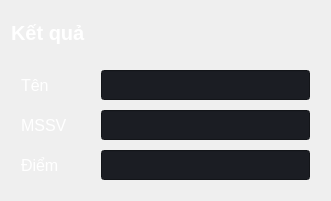
             <widget class="QWidget" name="layoutWidget">
              <property name="geometry">
               <rect>
                <x>0</x>
                <y>540</y>
                <width>331</width>
                <height>201</height>
               </rect>
              </property>
              <layout class="QVBoxLayout" name="verticalLayout_2">
               <item>
                <widget class="QLabel" name="label_11">
                 <property name="palette">
                  <palette>
                   <active>
                    <colorrole role="WindowText">
                     <brush brushstyle="SolidPattern">
                      <color alpha="255">
                       <red>255</red>
                       <green>255</green>
                       <blue>255</blue>
                      </color>
                     </brush>
                    </colorrole>
                    <colorrole role="Button">
                     <brush brushstyle="SolidPattern">
                      <color alpha="255">
                       <red>45</red>
                       <green>45</green>
                       <blue>45</blue>
                      </color>
                     </brush>
                    </colorrole>
                    <colorrole role="Text">
                     <brush brushstyle="SolidPattern">
                      <color alpha="255">
                       <red>255</red>
                       <green>255</green>
                       <blue>255</blue>
                      </color>
                     </brush>
                    </colorrole>
                    <colorrole role="ButtonText">
                     <brush brushstyle="SolidPattern">
                      <color alpha="255">
                       <red>255</red>
                       <green>255</green>
                       <blue>255</blue>
                      </color>
                     </brush>
                    </colorrole>
                    <colorrole role="Base">
                     <brush brushstyle="SolidPattern">
                      <color alpha="255">
                       <red>45</red>
                       <green>45</green>
                       <blue>45</blue>
                      </color>
                     </brush>
                    </colorrole>
                    <colorrole role="Window">
                     <brush brushstyle="SolidPattern">
                      <color alpha="255">
                       <red>45</red>
                       <green>45</green>
                       <blue>45</blue>
                      </color>
                     </brush>
                    </colorrole>
                   </active>
                   <inactive>
                    <colorrole role="WindowText">
                     <brush brushstyle="SolidPattern">
                      <color alpha="255">
                       <red>255</red>
                       <green>255</green>
                       <blue>255</blue>
                      </color>
                     </brush>
                    </colorrole>
                    <colorrole role="Button">
                     <brush brushstyle="SolidPattern">
                      <color alpha="255">
                       <red>45</red>
                       <green>45</green>
                       <blue>45</blue>
                      </color>
                     </brush>
                    </colorrole>
                    <colorrole role="Text">
                     <brush brushstyle="SolidPattern">
                      <color alpha="255">
                       <red>255</red>
                       <green>255</green>
                       <blue>255</blue>
                      </color>
                     </brush>
                    </colorrole>
                    <colorrole role="ButtonText">
                     <brush brushstyle="SolidPattern">
                      <color alpha="255">
                       <red>255</red>
                       <green>255</green>
                       <blue>255</blue>
                      </color>
                     </brush>
                    </colorrole>
                    <colorrole role="Base">
                     <brush brushstyle="SolidPattern">
                      <color alpha="255">
                       <red>45</red>
                       <green>45</green>
                       <blue>45</blue>
                      </color>
                     </brush>
                    </colorrole>
                    <colorrole role="Window">
                     <brush brushstyle="SolidPattern">
                      <color alpha="255">
                       <red>45</red>
                       <green>45</green>
                       <blue>45</blue>
                      </color>
                     </brush>
                    </colorrole>
                   </inactive>
                   <disabled>
                    <colorrole role="WindowText">
                     <brush brushstyle="SolidPattern">
                      <color alpha="255">
                       <red>255</red>
                       <green>255</green>
                       <blue>255</blue>
                      </color>
                     </brush>
                    </colorrole>
                    <colorrole role="Button">
                     <brush brushstyle="SolidPattern">
                      <color alpha="255">
                       <red>45</red>
                       <green>45</green>
                       <blue>45</blue>
                      </color>
                     </brush>
                    </colorrole>
                    <colorrole role="Text">
                     <brush brushstyle="SolidPattern">
                      <color alpha="255">
                       <red>255</red>
                       <green>255</green>
                       <blue>255</blue>
                      </color>
                     </brush>
                    </colorrole>
                    <colorrole role="ButtonText">
                     <brush brushstyle="SolidPattern">
                      <color alpha="255">
                       <red>255</red>
                       <green>255</green>
                       <blue>255</blue>
                      </color>
                     </brush>
                    </colorrole>
                    <colorrole role="Base">
                     <brush brushstyle="SolidPattern">
                      <color alpha="255">
                       <red>45</red>
                       <green>45</green>
                       <blue>45</blue>
                      </color>
                     </brush>
                    </colorrole>
                    <colorrole role="Window">
                     <brush brushstyle="SolidPattern">
                      <color alpha="255">
                       <red>45</red>
                       <green>45</green>
                       <blue>45</blue>
                      </color>
                     </brush>
                    </colorrole>
                   </disabled>
                  </palette>
                 </property>
                 <property name="font">
                  <font>
                   <pointsize>15</pointsize>
                   <weight>75</weight>
                   <bold>true</bold>
                  </font>
                 </property>
                 <property name="styleSheet">
                  <string notr="true">color: rgb(255, 255, 255);</string>
                 </property>
                 <property name="text">
                  <string>Kết quả</string>
                 </property>
                </widget>
               </item>
               <item>
                <layout class="QGridLayout" name="gridLayout_3">
                 <property name="leftMargin">
                  <number>10</number>
                 </property>
                 <property name="topMargin">
                  <number>10</number>
                 </property>
                 <property name="rightMargin">
                  <number>10</number>
                 </property>
                 <property name="bottomMargin">
                  <number>10</number>
                 </property>
                 <property name="spacing">
                  <number>10</number>
                 </property>
                 <item row="0" column="1">
                  <widget class="QLineEdit" name="Name_out">
                   <property name="minimumSize">
                    <size>
                     <width>30</width>
                     <height>30</height>
                    </size>
                   </property>
                   <property name="palette">
                    <palette>
                     <active>
                      <colorrole role="Button">
                       <brush brushstyle="SolidPattern">
                        <color alpha="255">
                         <red>27</red>
                         <green>29</green>
                         <blue>35</blue>
                        </color>
                       </brush>
                      </colorrole>
                      <colorrole role="Text">
                       <brush brushstyle="SolidPattern">
                        <color alpha="255">
                         <red>255</red>
                         <green>255</green>
                         <blue>255</blue>
                        </color>
                       </brush>
                      </colorrole>
                      <colorrole role="Base">
                       <brush brushstyle="SolidPattern">
                        <color alpha="255">
                         <red>27</red>
                         <green>29</green>
                         <blue>35</blue>
                        </color>
                       </brush>
                      </colorrole>
                      <colorrole role="Window">
                       <brush brushstyle="SolidPattern">
                        <color alpha="255">
                         <red>27</red>
                         <green>29</green>
                         <blue>35</blue>
                        </color>
                       </brush>
                      </colorrole>
                     </active>
                     <inactive>
                      <colorrole role="Button">
                       <brush brushstyle="SolidPattern">
                        <color alpha="255">
                         <red>27</red>
                         <green>29</green>
                         <blue>35</blue>
                        </color>
                       </brush>
                      </colorrole>
                      <colorrole role="Text">
                       <brush brushstyle="SolidPattern">
                        <color alpha="255">
                         <red>255</red>
                         <green>255</green>
                         <blue>255</blue>
                        </color>
                       </brush>
                      </colorrole>
                      <colorrole role="Base">
                       <brush brushstyle="SolidPattern">
                        <color alpha="255">
                         <red>27</red>
                         <green>29</green>
                         <blue>35</blue>
                        </color>
                       </brush>
                      </colorrole>
                      <colorrole role="Window">
                       <brush brushstyle="SolidPattern">
                        <color alpha="255">
                         <red>27</red>
                         <green>29</green>
                         <blue>35</blue>
                        </color>
                       </brush>
                      </colorrole>
                     </inactive>
                     <disabled>
                      <colorrole role="Button">
                       <brush brushstyle="SolidPattern">
                        <color alpha="255">
                         <red>27</red>
                         <green>29</green>
                         <blue>35</blue>
                        </color>
                       </brush>
                      </colorrole>
                      <colorrole role="Text">
                       <brush brushstyle="SolidPattern">
                        <color alpha="255">
                         <red>120</red>
                         <green>120</green>
                         <blue>120</blue>
                        </color>
                       </brush>
                      </colorrole>
                      <colorrole role="Base">
                       <brush brushstyle="SolidPattern">
                        <color alpha="255">
                         <red>27</red>
                         <green>29</green>
                         <blue>35</blue>
                        </color>
                       </brush>
                      </colorrole>
                      <colorrole role="Window">
                       <brush brushstyle="SolidPattern">
                        <color alpha="255">
                         <red>27</red>
                         <green>29</green>
                         <blue>35</blue>
                        </color>
                       </brush>
                      </colorrole>
                     </disabled>
                    </palette>
                   </property>
                   <property name="font">
                    <font>
                     <pointsize>12</pointsize>
                    </font>
                   </property>
                   <property name="styleSheet">
                    <string notr="true">QLineEdit {
	background-color: rgb(27, 29, 35);
	border-radius: 5px;
	border: 2px solid rgb(255, 255, 255);
}
QLineEdit:hover {
	border: 2px solid rgb(64, 71, 88);
	background-color: rgb(52, 59, 72);
}
QLineEdit:focus {
	border: 2px solid rgb(91, 101, 124);
}
color: rgb(255, 255, 255);</string>
                   </property>
                  </widget>
                 </item>
                 <item row="2" column="1">
                  <widget class="QLineEdit" name="result">
                   <property name="minimumSize">
                    <size>
                     <width>30</width>
                     <height>30</height>
                    </size>
                   </property>
                   <property name="palette">
                    <palette>
                     <active>
                      <colorrole role="Button">
                       <brush brushstyle="SolidPattern">
                        <color alpha="255">
                         <red>27</red>
                         <green>29</green>
                         <blue>35</blue>
                        </color>
                       </brush>
                      </colorrole>
                      <colorrole role="Text">
                       <brush brushstyle="SolidPattern">
                        <color alpha="255">
                         <red>255</red>
                         <green>255</green>
                         <blue>255</blue>
                        </color>
                       </brush>
                      </colorrole>
                      <colorrole role="Base">
                       <brush brushstyle="SolidPattern">
                        <color alpha="255">
                         <red>27</red>
                         <green>29</green>
                         <blue>35</blue>
                        </color>
                       </brush>
                      </colorrole>
                      <colorrole role="Window">
                       <brush brushstyle="SolidPattern">
                        <color alpha="255">
                         <red>27</red>
                         <green>29</green>
                         <blue>35</blue>
                        </color>
                       </brush>
                      </colorrole>
                     </active>
                     <inactive>
                      <colorrole role="Button">
                       <brush brushstyle="SolidPattern">
                        <color alpha="255">
                         <red>27</red>
                         <green>29</green>
                         <blue>35</blue>
                        </color>
                       </brush>
                      </colorrole>
                      <colorrole role="Text">
                       <brush brushstyle="SolidPattern">
                        <color alpha="255">
                         <red>255</red>
                         <green>255</green>
                         <blue>255</blue>
                        </color>
                       </brush>
                      </colorrole>
                      <colorrole role="Base">
                       <brush brushstyle="SolidPattern">
                        <color alpha="255">
                         <red>27</red>
                         <green>29</green>
                         <blue>35</blue>
                        </color>
                       </brush>
                      </colorrole>
                      <colorrole role="Window">
                       <brush brushstyle="SolidPattern">
                        <color alpha="255">
                         <red>27</red>
                         <green>29</green>
                         <blue>35</blue>
                        </color>
                       </brush>
                      </colorrole>
                     </inactive>
                     <disabled>
                      <colorrole role="Button">
                       <brush brushstyle="SolidPattern">
                        <color alpha="255">
                         <red>27</red>
                         <green>29</green>
                         <blue>35</blue>
                        </color>
                       </brush>
                      </colorrole>
                      <colorrole role="Text">
                       <brush brushstyle="SolidPattern">
                        <color alpha="255">
                         <red>120</red>
                         <green>120</green>
                         <blue>120</blue>
                        </color>
                       </brush>
                      </colorrole>
                      <colorrole role="Base">
                       <brush brushstyle="SolidPattern">
                        <color alpha="255">
                         <red>27</red>
                         <green>29</green>
                         <blue>35</blue>
                        </color>
                       </brush>
                      </colorrole>
                      <colorrole role="Window">
                       <brush brushstyle="SolidPattern">
                        <color alpha="255">
                         <red>27</red>
                         <green>29</green>
                         <blue>35</blue>
                        </color>
                       </brush>
                      </colorrole>
                     </disabled>
                    </palette>
                   </property>
                   <property name="font">
                    <font>
                     <pointsize>12</pointsize>
                    </font>
                   </property>
                   <property name="styleSheet">
                    <string notr="true">QLineEdit {
	background-color: rgb(27, 29, 35);
	border-radius: 5px;
	border: 2px solid rgb(255, 255, 255);
}
QLineEdit:hover {
	border: 2px solid rgb(64, 71, 88);
	background-color: rgb(52, 59, 72);
}
QLineEdit:focus {
	border: 2px solid rgb(91, 101, 124);
}
color: rgb(255, 255, 255);</string>
                   </property>
                  </widget>
                 </item>
                 <item row="2" column="0">
                  <widget class="QLabel" name="label_10">
                   <property name="minimumSize">
                    <size>
                     <width>70</width>
                     <height>30</height>
                    </size>
                   </property>
                   <property name="maximumSize">
                    <size>
                     <width>70</width>
                     <height>30</height>
                    </size>
                   </property>
                   <property name="font">
                    <font>
                     <pointsize>12</pointsize>
                    </font>
                   </property>
                   <property name="mouseTracking">
                    <bool>false</bool>
                   </property>
                   <property name="contextMenuPolicy">
                    <enum>Qt::DefaultContextMenu</enum>
                   </property>
                   <property name="styleSheet">
                    <string notr="true">color: rgb(255, 255, 255);</string>
                   </property>
                   <property name="text">
                    <string>Điểm</string>
                   </property>
                   <property name="alignment">
                    <set>Qt::AlignLeading|Qt::AlignLeft|Qt::AlignVCenter</set>
                   </property>
                  </widget>
                 </item>
                 <item row="0" column="0">
                  <widget class="QLabel" name="label_9">
                   <property name="minimumSize">
                    <size>
                     <width>70</width>
                     <height>30</height>
                    </size>
                   </property>
                   <property name="maximumSize">
                    <size>
                     <width>70</width>
                     <height>30</height>
                    </size>
                   </property>
                   <property name="font">
                    <font>
                     <pointsize>12</pointsize>
                    </font>
                   </property>
                   <property name="mouseTracking">
                    <bool>false</bool>
                   </property>
                   <property name="contextMenuPolicy">
                    <enum>Qt::DefaultContextMenu</enum>
                   </property>
                   <property name="styleSheet">
                    <string notr="true">color: rgb(255, 255, 255);</string>
                   </property>
                   <property name="text">
                    <string>Tên</string>
                   </property>
                   <property name="alignment">
                    <set>Qt::AlignLeading|Qt::AlignLeft|Qt::AlignVCenter</set>
                   </property>
                  </widget>
                 </item>
                 <item row="1" column="0">
                  <widget class="QLabel" name="label_12">
                   <property name="minimumSize">
                    <size>
                     <width>70</width>
                     <height>30</height>
                    </size>
                   </property>
                   <property name="maximumSize">
                    <size>
                     <width>70</width>
                     <height>30</height>
                    </size>
                   </property>
                   <property name="font">
                    <font>
                     <pointsize>12</pointsize>
                    </font>
                   </property>
                   <property name="mouseTracking">
                    <bool>false</bool>
                   </property>
                   <property name="contextMenuPolicy">
                    <enum>Qt::DefaultContextMenu</enum>
                   </property>
                   <property name="styleSheet">
                    <string notr="true">color: rgb(255, 255, 255);</string>
                   </property>
                   <property name="text">
                    <string>MSSV</string>
                   </property>
                   <property name="alignment">
                    <set>Qt::AlignLeading|Qt::AlignLeft|Qt::AlignVCenter</set>
                   </property>
                  </widget>
                 </item>
                 <item row="1" column="1">
                  <widget class="QLineEdit" name="code">
                   <property name="minimumSize">
                    <size>
                     <width>30</width>
                     <height>30</height>
                    </size>
                   </property>
                   <property name="palette">
                    <palette>
                     <active>
                      <colorrole role="Button">
                       <brush brushstyle="SolidPattern">
                        <color alpha="255">
                         <red>27</red>
                         <green>29</green>
                         <blue>35</blue>
                        </color>
                       </brush>
                      </colorrole>
                      <colorrole role="Text">
                       <brush brushstyle="SolidPattern">
                        <color alpha="255">
                         <red>255</red>
                         <green>255</green>
                         <blue>255</blue>
                        </color>
                       </brush>
                      </colorrole>
                      <colorrole role="Base">
                       <brush brushstyle="SolidPattern">
                        <color alpha="255">
                         <red>27</red>
                         <green>29</green>
                         <blue>35</blue>
                        </color>
                       </brush>
                      </colorrole>
                      <colorrole role="Window">
                       <brush brushstyle="SolidPattern">
                        <color alpha="255">
                         <red>27</red>
                         <green>29</green>
                         <blue>35</blue>
                        </color>
                       </brush>
                      </colorrole>
                     </active>
                     <inactive>
                      <colorrole role="Button">
                       <brush brushstyle="SolidPattern">
                        <color alpha="255">
                         <red>27</red>
                         <green>29</green>
                         <blue>35</blue>
                        </color>
                       </brush>
                      </colorrole>
                      <colorrole role="Text">
                       <brush brushstyle="SolidPattern">
                        <color alpha="255">
                         <red>255</red>
                         <green>255</green>
                         <blue>255</blue>
                        </color>
                       </brush>
                      </colorrole>
                      <colorrole role="Base">
                       <brush brushstyle="SolidPattern">
                        <color alpha="255">
                         <red>27</red>
                         <green>29</green>
                         <blue>35</blue>
                        </color>
                       </brush>
                      </colorrole>
                      <colorrole role="Window">
                       <brush brushstyle="SolidPattern">
                        <color alpha="255">
                         <red>27</red>
                         <green>29</green>
                         <blue>35</blue>
                        </color>
                       </brush>
                      </colorrole>
                     </inactive>
                     <disabled>
                      <colorrole role="Button">
                       <brush brushstyle="SolidPattern">
                        <color alpha="255">
                         <red>27</red>
                         <green>29</green>
                         <blue>35</blue>
                        </color>
                       </brush>
                      </colorrole>
                      <colorrole role="Text">
                       <brush brushstyle="SolidPattern">
                        <color alpha="255">
                         <red>120</red>
                         <green>120</green>
                         <blue>120</blue>
                        </color>
                       </brush>
                      </colorrole>
                      <colorrole role="Base">
                       <brush brushstyle="SolidPattern">
                        <color alpha="255">
                         <red>27</red>
                         <green>29</green>
                         <blue>35</blue>
                        </color>
                       </brush>
                      </colorrole>
                      <colorrole role="Window">
                       <brush brushstyle="SolidPattern">
                        <color alpha="255">
                         <red>27</red>
                         <green>29</green>
                         <blue>35</blue>
                        </color>
                       </brush>
                      </colorrole>
                     </disabled>
                    </palette>
                   </property>
                   <property name="font">
                    <font>
                     <pointsize>12</pointsize>
                     <weight>50</weight>
                     <bold>false</bold>
                    </font>
                   </property>
                   <property name="styleSheet">
                    <string notr="true">QLineEdit {
	background-color: rgb(27, 29, 35);
	border-radius: 5px;
	border: 2px solid rgb(255, 255, 255);
}
QLineEdit:hover {
	border: 2px solid rgb(64, 71, 88);
	background-color: rgb(52, 59, 72);
}
QLineEdit:focus {
	border: 2px solid rgb(91, 101, 124);
}
color: rgb(255, 255, 255);</string>
                   </property>
                  </widget>
                 </item>
                </layout>
               </item>
              </layout>
             </widget>
